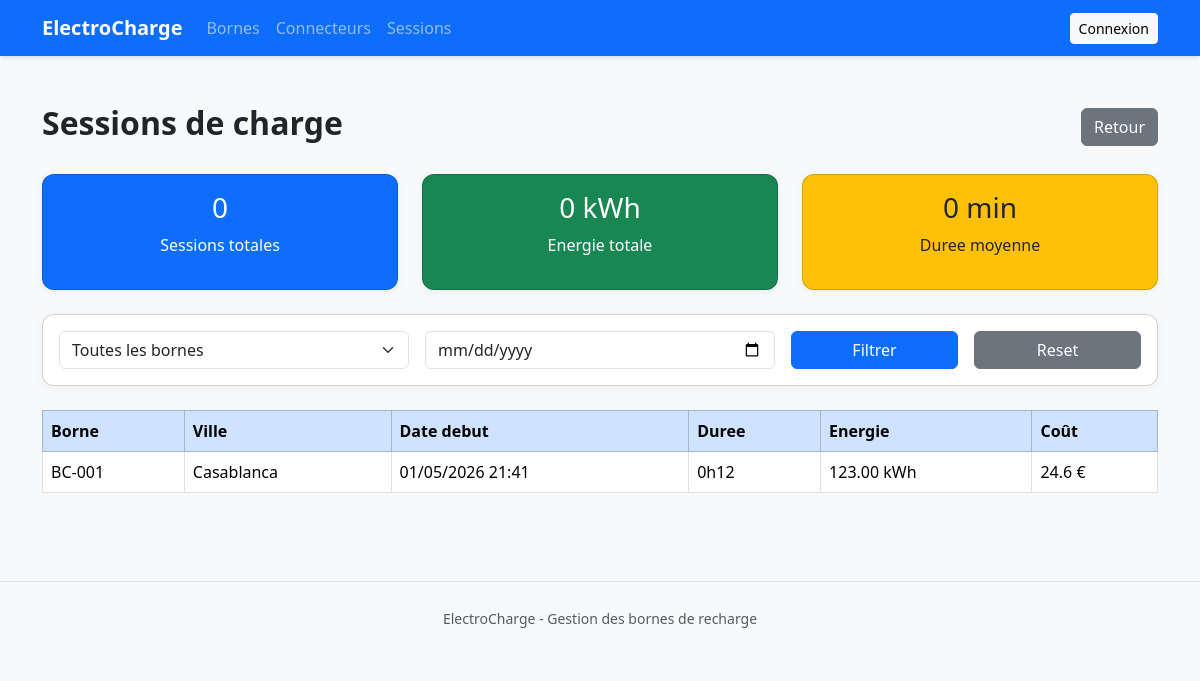
/bornes/sessions/, run on an earlier commit of the app's database.
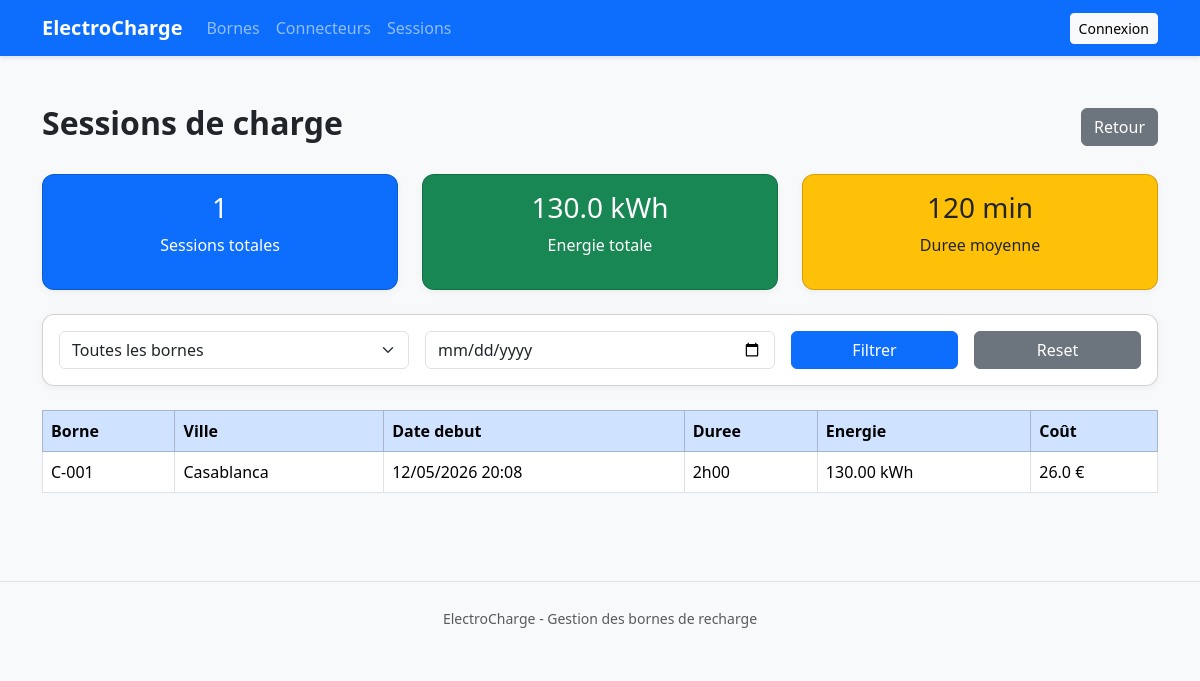
And on a later commit of the database.
### bornes/models.py (models this page shows, shortened)
class SessionCharge(models.Model):
    borne          = models.ForeignKey(
        Borne,
        on_delete=models.CASCADE,
        verbose_name="Borne"
    )
    date_debut     = models.DateTimeField(verbose_name="Date de début")
    duree_minutes  = models.PositiveIntegerField(verbose_name="Durée (minutes)")
    energie_kwh    = models.DecimalField(
        max_digits=6,
        decimal_places=2,
        verbose_name="Énergie délivrée (kWh)"
    )
    class Meta:
        verbose_name        = "Session de charge"
        verbose_name_plural = "Sessions de charge"
        ordering            = ['-date_debut']
    def duree_formatee(self):
        heures  = self.duree_minutes // 60
        minutes = self.duree_minutes % 60
        return f"{heures}h{minutes:02d}"
    def cout_estime(self, tarif_kwh=0.20):
        return round(float(self.energie_kwh) * tarif_kwh, 2)

class Borne(models.Model):
    STATUT_CHOICES = [
        ('libre',       'Libre'),
        ('occupee',     'Occupée'),
        ('maintenance', 'En maintenance'),
    ]
    identifiant      = models.CharField(max_length=30, unique=True, verbose_name="Identifiant")
    emplacement      = models.CharField(max_length=200, verbose_name="Emplacement / Adresse")
    ville            = models.CharField(max_length=100, verbose_name="Ville", default="")
    puissance_kw     = models.DecimalField(max_digits=6, decimal_places=1, verbose_name="Puissance (kW)")
    statut           = models.CharField(max_length=20, choices=STATUT_CHOICES, default='libre', verbose_name="Statut")
    type_connecteur  = models.ForeignKey(
        TypeConnecteur,
        on_delete=models.PROTECT,
        verbose_name="Type de connecteur",
        null=True, blank=True
    )
    date_installation = models.DateField(verbose_name="Date d'installation")
    class Meta:
        verbose_name        = "Borne de recharge"
        verbose_name_plural = "Bornes de recharge"
        ordering            = ['identifiant']

### bornes/views.py (the view)
# urls.py: path('sessions/', views.SessionChargeListView.as_view(), name='sessions'),
class SessionChargeListView(ListView):
    model               = SessionCharge
    template_name       = 'bornes/sessions.html'
    context_object_name = 'sessions'
    paginate_by         = 25
    def get_queryset(self):
        qs = SessionCharge.objects.select_related('borne')
        if self.request.user.is_authenticated and not self.request.user.is_superuser:
            qs = qs.filter(borne__statut='maintenance')
        borne_id = self.request.GET.get('borne', '')
        if borne_id:
            qs = qs.filter(borne_id=borne_id)
        date_debut = self.request.GET.get('date_debut', '')
        if date_debut:
            qs = qs.filter(date_debut__date__gte=date_debut)
        return qs
    def get_context_data(self, **kwargs):
        ctx = super().get_context_data(**kwargs)
        if self.request.user.is_authenticated and self.request.user.is_superuser:
            ctx['bornes'] = Borne.objects.all()
            stats_qs = SessionCharge.objects.all()
        else:
            ctx['bornes'] = Borne.objects.filter(statut='maintenance')
            stats_qs = SessionCharge.objects.filter(borne__statut='maintenance')
        ctx['params'] = self.request.GET
        ctx['is_technicien'] = self.request.user.is_authenticated and not self.request.user.is_superuser
        stats = stats_qs.aggregate(
            total_sessions = Count('id'),
            total_energie  = Sum('energie_kwh'),
            duree_moyenne  = Avg('duree_minutes'),
        )
        ctx['stats'] = stats
        return ctx

### bornes/templates/bornes/sessions.html (shortened to what this page needs)
{% extends "base.html" %}
{% block content %}
<div class="container py-4">
  <div class="d-flex justify-content-between align-items-center mb-4">
    <h2 class="fw-bold">Sessions de charge</h2>
    <div>
      <a href="{% url 'bornes:liste' %}" class="btn btn-secondary">Retour</a>
    </div>
  </div>
  <div class="row mb-4">
    <div class="col-md-4">
      <div class="card text-center bg-primary text-white">
        <div class="card-body">
          <h3>{{ stats.total_sessions|default:0 }}</h3>
          <p>Sessions totales</p>
        </div>
      </div>
    </div>
    <div class="col-md-4">
      <div class="card text-center bg-success text-white">
        <div class="card-body">
          <h3>{{ stats.total_energie|floatformat:1|default:0 }} kWh</h3>
          <p>Energie totale</p>
        </div>
      </div>
    </div>
    <div class="col-md-4">
      <div class="card text-center bg-warning text-dark">
        <div class="card-body">
          <h3>{{ stats.duree_moyenne|floatformat:0|default:0 }} min</h3>
          <p>Duree moyenne</p>
        </div>
      </div>
    </div>
  </div>
  <div class="card mb-4">
    <div class="card-body">
      <form method="get" class="row g-3">
        <div class="col-md-4">
          <select name="borne" class="form-select">
            <option value="">Toutes les bornes</option>
          </select>
        </div>
        <div class="col-md-4">
          <input type="date" name="date_debut" class="form-control" value="{{ params.date_debut }}">
        </div>
        <div class="col-md-2">
          <button type="submit" class="btn btn-primary w-100">Filtrer</button>
        </div>
        <div class="col-md-2">
          <a href="{% url 'bornes:sessions' %}" class="btn btn-secondary w-100">Reset</a>
        </div>
      </form>
    </div>
  </div>
  <div class="table-responsive">
    <table class="table table-bordered table-hover bg-white">
      <thead class="table-primary">
        <tr>
          <th>Borne</th>
          <th>Ville</th>
          <th>Date debut</th>
          <th>Duree</th>
          <th>Energie</th>
          <th>Coût</th>
        </tr>
      </thead>
      <tbody>
        {% for s in sessions %}
        <tr>
          <td>{{ s.borne.identifiant }}</td>
          <td>{{ s.borne.ville }}</td>
          <td>{{ s.date_debut|date:"d/m/Y H:i" }}</td>
          <td>{{ s.duree_formatee }}</td>
          <td>{{ s.energie_kwh }} kWh</td>
          <td>{{ s.cout_estime }} €</td>
        </tr>
        {% empty %}
        <tr><td colspan="7" class="text-center text-muted">Aucune session</td></tr>
        {% endfor %}
      </tbody>
    </table>
  </div>
</div>
{% endblock %}

What changed in the data, as far as the page shows it:
changed SessionCharge "Casablanca": borne.identifiant "BC-001" → "C-001"; date_debut "01/05/2026 21:41" → "12/05/2026 20:08"; duree_formatee "0h12" → "2h00"; energie_kwh "123.00" → "130.00"; cout_estime "24.6" → "26.0"
Also different on the page:
{{ stats.total_sessions|default:0 }}: "0" → "1"
{{ stats.total_energie|floatformat:1|default:0 }}: "0" → "130.0"
{{ stats.duree_moyenne|floatformat:0|default:0 }}: "0" → "120"
